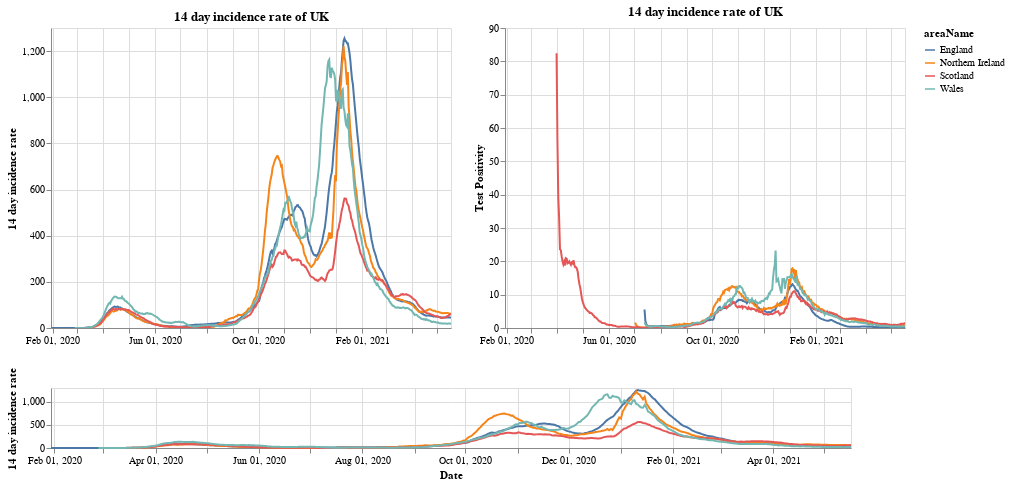

The cell this chart's notebook holds for it:
### Markdown cell above
# Plots

First a plot with each country in the UK. The top right shows the positivity rate for (which is the percentage of registered tests which were positive) while the top left is the 14 day incidence rate. The bottom chart can be used to select the timeframe (does not work on a mobile device).

### Code cell
#collapse
brush = alt.selection(type='interval', name='DateBrush',encodings=['x'],fields=['Time'])
leg_selection = alt.selection_multi(fields=['areaName'], bind='legend')

base = alt.Chart(uk_cases).mark_line().encode(
    x=alt.X("yearmonthdate(date):T", axis=alt.Axis(title='Date')),
    y=alt.Y("twoWeeklyCasesRate:Q", axis=alt.Axis(title='14 day incidence rate')),
    tooltip=['areaName', 'date','twoWeeklyCasesRate', 'testPositivity'],
    color='areaName',
    opacity=alt.condition(leg_selection, alt.value(2), alt.value(0.1))
).add_selection(leg_selection).properties(width=400)

upper = base.encode(alt.X('yearmonthdate(date):T', axis=alt.Axis(title=''),
                         scale=alt.Scale(domain=brush))
                   ).properties(title=f'14 day incidence rate of UK')
upper_right = upper.encode(alt.Y('testPositivity:Q', axis=alt.Axis(title='Test Positivity')))
lower = base.properties(height=60, width = 800).add_selection(brush)

(upper | upper_right) & lower

### Figure 1 — Vega-Lite specification as saved in the notebook (floating-point values rounded to 4 significant figures; data arrays with more than 128 entries replaced by an {"elided": "..."} marker saying what was removed)
{"config": {"view": {"continuousWidth": 400, "continuousHeight": 300}}, "vconcat": [{"hconcat": [{"mark": "line", "encoding": {"color": {"type": "nominal", "field": "areaName"}, "opacity": {"condition": {"value": 2, "selection": "selector001"}, "value": 0.1}, "tooltip": [{"type": "nominal", "field": "areaName"}, {"type": "temporal", "field": "date"}, {"type": "quantitative", "field": "twoWeeklyCasesRate"}, {"type": "quantitative", "field": "testPositivity"}], "x": {"type": "temporal", "axis": {"title": ""}, "field": "date", "scale": {"domain": {"selection": "DateBrush"}}, "timeUnit": "yearmonthdate"}, "y": {"type": "quantitative", "axis": {"title": "14 day incidence rate"}, "field": "twoWeeklyCasesRate"}}, "selection": {"selector001": {"type": "multi", "fields": ["areaName"], "bind": "legend"}}, "title": "14 day incidence rate of UK", "width": 400}, {"mark": "line", "encoding": {"color": {"type": "nominal", "field": "areaName"}, "opacity": {"condition": {"value": 2, "selection": "selector001"}, "value": 0.1}, "tooltip": [{"type": "nominal", "field": "areaName"}, {"type": "temporal", "field": "date"}, {"type": "quantitative", "field": "twoWeeklyCasesRate"}, {"type": "quantitative", "field": "testPositivity"}], "x": {"type": "temporal", "axis": {"title": ""}, "field": "date", "scale": {"domain": {"selection": "DateBrush"}}, "timeUnit": "yearmonthdate"}, "y": {"type": "quantitative", "axis": {"title": "Test Positivity"}, "field": "testPositivity"}}, "selection": {"selector001": {"type": "multi", "fields": ["areaName"], "bind": "legend"}}, "title": "14 day incidence rate of UK", "width": 400}]}, {"mark": "line", "encoding": {"color": {"type": "nominal", "field": "areaName"}, "opacity": {"condition": {"value": 2, "selection": "selector001"}, "value": 0.1}, "tooltip": [{"type": "nominal", "field": "areaName"}, {"type": "temporal", "field": "date"}, {"type": "quantitative", "field": "twoWeeklyCasesRate"}, {"type": "quantitative", "field": "testPositivity"}], "x": {"type": "temporal", "axis": {"title": "Date"}, "field": "date", "timeUnit": "yearmonthdate"}, "y": {"type": "quantitative", "axis": {"title": "14 day incidence rate"}, "field": "twoWeeklyCasesRate"}}, "height": 60, "selection": {"selector001": {"type": "multi", "fields": ["areaName"], "bind": "legend"}, "DateBrush": {"type": "interval", "encodings": ["x"], "fields": ["Time"]}}, "width": 800}], "data": {"name": "data-914c2789372a03a1ca31a3031f738ed9"}, "$schema": "https://vega.github.io/schema/vega-lite/v4.8.1.json", "datasets": {"data-914c2789372a03a1ca31a3031f738ed9": {"elided": "1804 records"}}}
